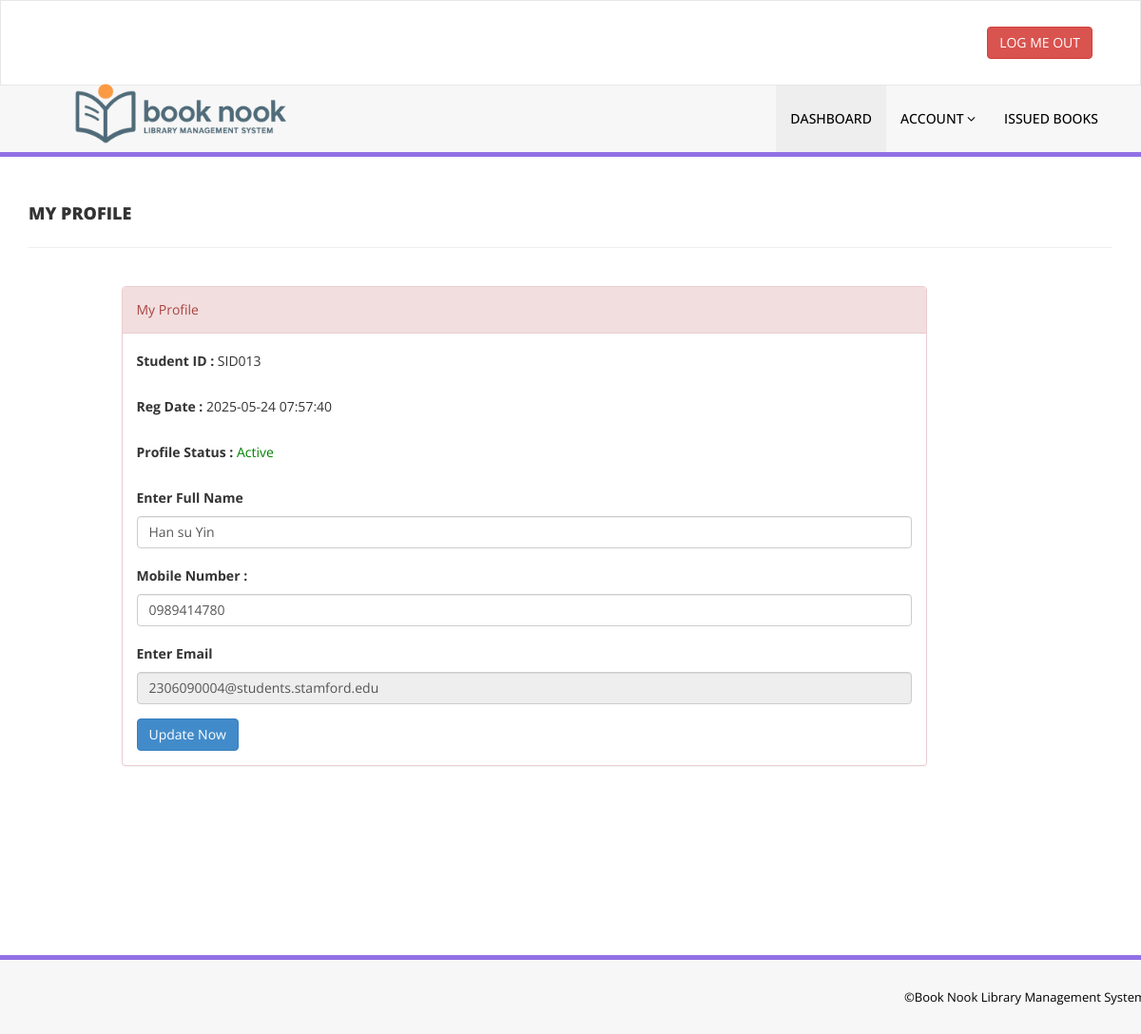
Screenshot of /library/my-profile.php (signed in) with the database file from the repository.
### tables this page shows
CREATE TABLE `tblstudents` (
  `id` int(11) NOT NULL,
  `StudentId` varchar(100) DEFAULT NULL,
  `FullName` varchar(120) DEFAULT NULL,
  `EmailId` varchar(120) DEFAULT NULL,
  `MobileNumber` char(11) DEFAULT NULL,
  `Password` varchar(120) DEFAULT NULL,
  `Status` int(1) DEFAULT NULL,
  `RegDate` timestamp NULL DEFAULT current_timestamp(),
  `UpdationDate` timestamp NULL DEFAULT NULL ON UPDATE current_timestamp()
);

### library/my-profile.php (the view, shortened to what this page needs)
<?php
include('includes/config.php');
if(strlen($_SESSION['login'])==0)
    {
header('location:index.php');
}
else{
?>
<!DOCTYPE html>
<html xmlns="http://www.w3.org/1999/xhtml">
<head>
    <link href="assets/css/bootstrap.css" rel="stylesheet" />
    <link href="assets/css/font-awesome.css" rel="stylesheet" />
    <link href="assets/css/style.css" rel="stylesheet" />
</head>
<body>
<?php include('includes/header.php');?>
    <div class="content-wrapper">
         <div class="container">
        <div class="row pad-botm">
            <div class="col-md-12">
                <h4 class="header-line">My Profile</h4>
                            </div>
        </div>
             <div class="row">
<div class="col-md-9 col-md-offset-1">
               <div class="panel panel-danger">
                        <div class="panel-heading">
                           My Profile
                        </div>
                        <div class="panel-body">
                            <form name="signup" method="post">
<?php
$sid=$_SESSION['stdid'];
$sql="SELECT StudentId,FullName,EmailId,MobileNumber,RegDate,UpdationDate,Status from  tblstudents  where StudentId=:sid ";
$query = $dbh -> prepare($sql);
$query-> bindParam(':sid', $sid, PDO::PARAM_STR);
$query->execute();
$results=$query->fetchAll(PDO::FETCH_OBJ);
if($query->rowCount() > 0)
{
foreach($results as $result)
{               ?>
<div class="form-group">
<label>Student ID : </label>
<?php echo htmlentities($result->StudentId);?>
</div>
<div class="form-group">
<label>Reg Date : </label>
<?php echo htmlentities($result->RegDate);?>
</div>
<div class="form-group">
<label>Profile Status : </label>
<?php if($result->Status==1){?>
<span style="color: green">Active</span>
<?php } else { ?>
<span style="color: red">Blocked</span>
<?php }?>
</div>
<div class="form-group">
<label>Enter Full Name</label>
<input class="form-control" type="text" name="fullanme" value="<?php echo htmlentities($result->FullName);?>" autocomplete="off" required />
</div>
<div class="form-group">
<label>Mobile Number :</label>
<input class="form-control" type="text" name="mobileno" maxlength="10" value="<?php echo htmlentities($result->MobileNumber);?>" autocomplete="off" required />
</div>
<div class="form-group">
<label>Enter Email</label>
<input class="form-control" type="email" name="email" id="emailid" value="<?php echo htmlentities($result->EmailId);?>"  autocomplete="off" required readonly />
</div>
<?php }} ?>
<button type="submit" name="update" class="btn btn-primary" id="submit">Update Now </button>
                                    </form>
                            </div>
                        </div>
                            </div>
        </div>
    </div>
    </div>
    <?php include('includes/footer.php');?>
</body>
</html>
<?php } ?>

### library/assets/css/style.css (style rules this page uses)
.content-wrapper { margin-top: 40px; min-height: 800px; padding-bottom: 90px; }
.header-line { font-weight: 900; padding-bottom: 25px; border-bottom: 1px solid #eeeeee; text-transform: uppercase; }
.pad-botm { padding-bottom: 30px; }

### rows the page displays
tblstudents: StudentId "SID013", RegDate "2025-05-24 07:57:40", Status "Active", fullanme "Han su Yin", mobileno "0989414780", email "2306090004@students.stamford.edu"
